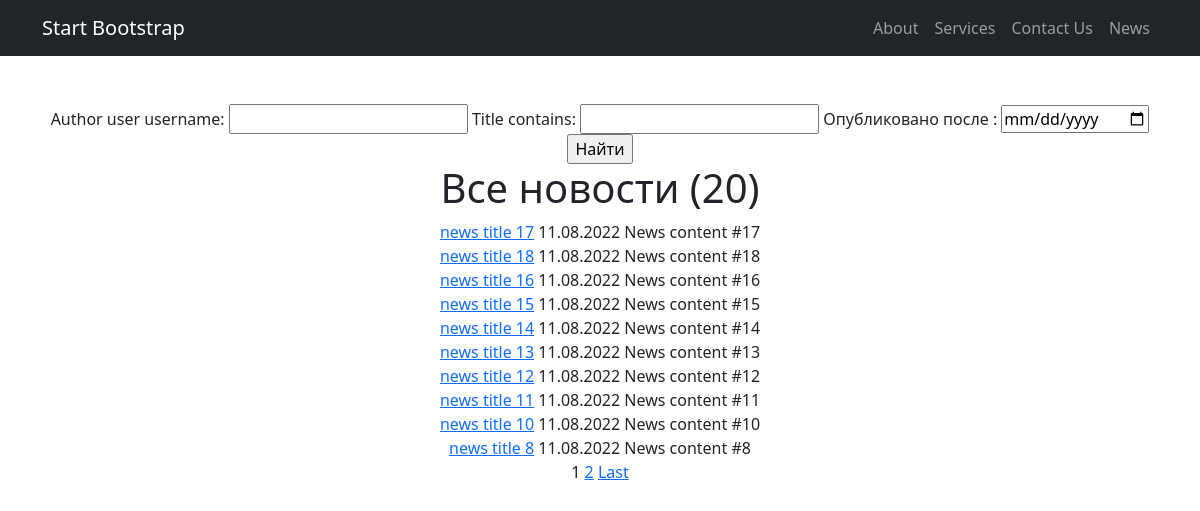
The app's page /news/search/ with its own data.
### news/models.py (models this page shows, shortened)
class Post(models.Model):
    author = models.ForeignKey(Author, on_delete=models.CASCADE)
    NEWS = 'NW'
    ARTICLE = 'AR'
    TYPE_CHOICES = [
        (NEWS, 'news'),
        (ARTICLE, 'article')
    ]
    type = models.CharField(max_length=2, choices=TYPE_CHOICES, default=NEWS)
    date = models.DateTimeField(auto_now_add=True)
    category = models.ManyToManyField(Category, through='PostCategory')
    title = models.CharField(max_length=150)
    content = models.TextField()
    rating = models.IntegerField(default=0)

### news/views.py (the view)
# urls.py: path('search/', NewsListSearch.as_view()),
class NewsListSearch(ListView):
    model = Post
    template_name = 'news_search.html'
    context_object_name = 'news'
    queryset = Post.objects.filter(type='NW').order_by('-date')
    paginate_by = 10
    def get_context_data(self,
                         **kwargs):  # забираем отфильтрованные объекты переопределяя метод get_context_data у наследуемого класса
        context = super().get_context_data(**kwargs)
        news_filter = NewsFilter(self.request.GET, queryset=self.get_queryset())
        paginator = Paginator(news_filter.qs, self.paginate_by)  # пагинация вручную
        page = self.request.GET.get('page')
        try:  # есть ли такая страница?
            response = paginator.page(page)
        except PageNotAnInteger:
            response = paginator.page(1)
        except EmptyPage:
            response = paginator.page(paginator.num_pages)
        context["filter"] = news_filter
        context["paginated_response"] = response
        return context

### news/templatetags/custom_filters.py (called while the page is built)
@register.filter(name='censor')
def censor(value):
    if isinstance(value, str):
        list_of_stop_words = ["profanity", "curse", "ругательство", "мат"]
        split_str = value.split()
        filtered_str = ' '.join((filter(lambda s: s not in list_of_stop_words, split_str)))
        return str(filtered_str)
    else:
        raise ValueError(f'Нельзя применить цензуру к данному типу: {type(value)}')

### news/templatetags/custom_tags.py (called while the page is built)
@register.simple_tag(takes_context=True)
def param_replace(context, **kwargs):
    d = context['request'].GET.copy()
    for k, v in kwargs.items():
        d[k] = v
    for k in [k for k, v in d.items() if not v]:
        del d[k]
    return d.urlencode()

### templates/news_search.html (shortened to what this page needs)
{% extends 'flatpages/default.html' %}
{% load custom_filters %}.
{% load custom_tags %}.
{% block content %}
    <form method="GET">
        {{ filter.form }}
        <input type="submit" value="Найти">
    </form>
    <h1>Все новости ({{filter.qs|length}})</h1>
    {% for object in paginated_response.object_list %}
        <a href="{% url 'news_detail' object.id %}">{{ object.title|censor }}</a>
        {{object.date|date:'d.m.Y'}} {{object.content|truncatechars:50|censor}}
        <br>
    {% endfor %}
    {% if is_paginated %}
        {% for num in paginated_response.paginator.page_range %}
            {% if paginated_response.number == num %}
                <a>{{ num }}</a>
            {% elif num > paginated_response.number|add:'-3' and num < paginated_response.number|add:'3' %}
                <a href="?{% param_replace page=num %}">{{ num }}</a>
            {% endif %}
        {% endfor %}
        {% if paginated_response.has_next %}
            <a href="?{% param_replace page=paginated_response.paginator.num_pages %}">Last</a>
        {% endif %}
    {% endif %}
{% endblock content %}

### records on screen
Post: title|censor "news title 17", date "11.08.2022", content|censor "News content #17"
Post: title|censor "news title 18", date "11.08.2022", content|censor "News content #18"
Post: title|censor "news title 16", date "11.08.2022", content|censor "News content #16"
Post: title|censor "news title 15", date "11.08.2022", content|censor "News content #15"
Post: title|censor "news title 14", date "11.08.2022", content|censor "News content #14"
Post: title|censor "news title 13", date "11.08.2022", content|censor "News content #13"
Post: title|censor "news title 12", date "11.08.2022", content|censor "News content #12"
Post: title|censor "news title 11", date "11.08.2022", content|censor "News content #11"
Post: title|censor "news title 10", date "11.08.2022", content|censor "News content #10"
Post: title|censor "news title 8", date "11.08.2022", content|censor "News content #8"

### other values on screen
{{ filter.qs|length }} "20"
{{ num }} "1"
{{ num }} "2"
